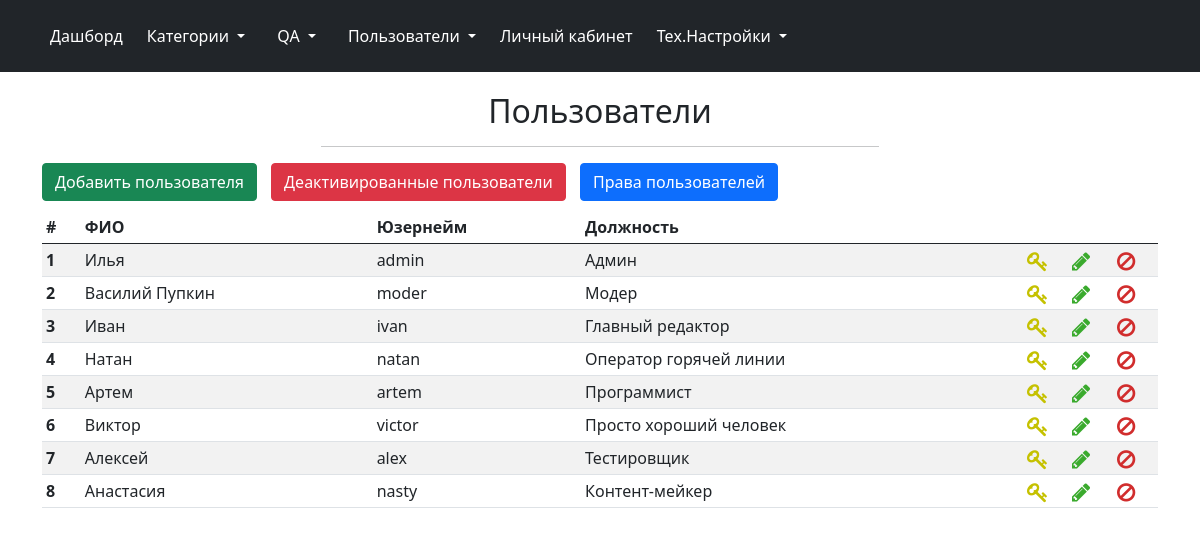
/admin/users (signed in), run on an earlier commit of the app's database.
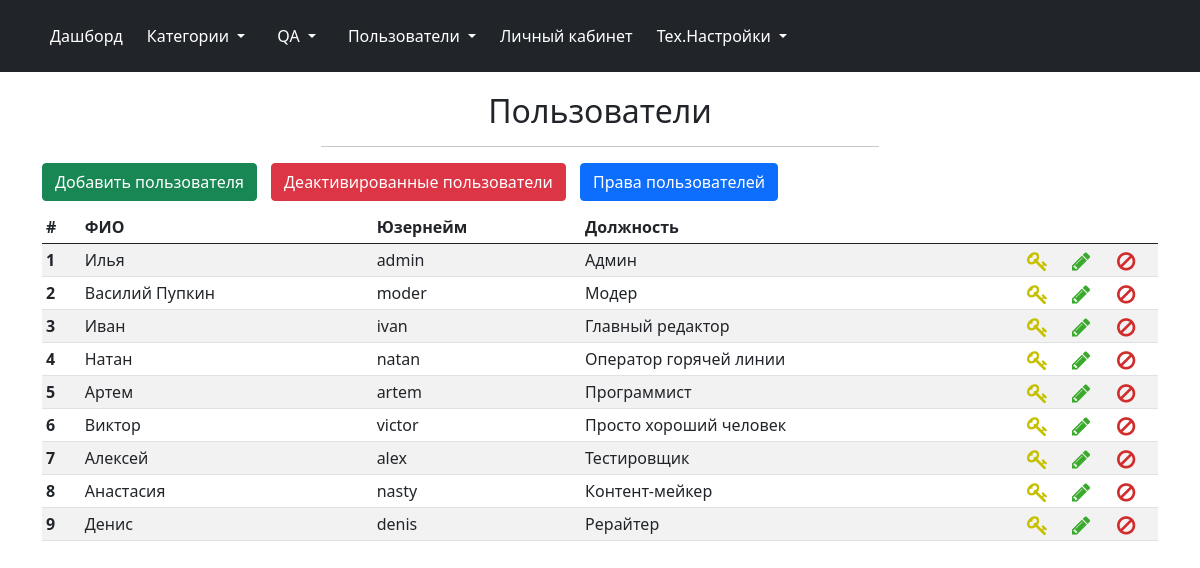
And on a later commit of the database.
### models.py (models this page shows, shortened)
class Users(db.Model, UserMixin):
    id = db.Column(db.Integer, primary_key=True)
    username = db.Column(db.String(30), nullable=False)
    name = db.Column(db.String(100), nullable=False)
    psswd = db.Column(db.Text, nullable=False)
    post = db.Column(db.String, nullable=False)
    is_deactivated = db.Column(db.Boolean, default = False)
    deactivation_date = db.Column(DateTime)
    right_category = db.Column(db.Boolean, default = False)
    right_users = db.Column(db.Boolean, default = False)
    right_qa = db.Column(db.Boolean, default = False)
    right_synonym = db.Column(db.Boolean, default=False)
    right_black_word = db.Column(db.Boolean, default=False)

### admin/admin.py (the view)
@admin.route('/users')
@login_required
def users():
    if not current_user.right_users:
        return render_template('admin/access_denied.html')
    add_user_form = forms.AddUserForm()
    edit_user_form = forms.EditUserForm()
    deactivate_user_form = forms.DeactivateUserForm()
    change_password_user_form = forms.ChangePasswordUserForm()
    try:
        users = Users.query.filter(Users.is_deactivated.is_(False))
    except (NameError, AttributeError):
        return "Ошибка чтения из БД"
    return render_template('admin/users.html', users=users, add_user_form=add_user_form, edit_user_form=edit_user_form,
                           deactivate_user_form=deactivate_user_form,
                           change_password_user_form=change_password_user_form)

### admin/admin.py (called while the page is built)
@admin.before_request
def before_request():
    if current_user.is_authenticated:
        if current_user.is_deactivated:
            logout_user()
            flash("Ваш аккаунт заблокирован. Для получения дополнительных сведений обратитесь к администратору",
                  category='danger')
            return redirect(url_for('.login'))

### app.py (called while the page is built)
@login_manager.user_loader
def load_user(user_id):
    return Users.query.get(user_id)

### admin/templates/admin/users.html (shortened to what this page needs)
{% extends 'admin/base.html' %}
{% import "admin/macros.html" as macros %}
{% block page_header %}
Пользователи
{% endblock %}
{% block body %}
<div class="btn_container">
	<button type="button" class="btn btn-success button_active" data-bs-toggle="modal" data-bs-target="#addModal">
		Добавить пользователя
	</button>
	<a href="{{ url_for('.users_deactivate') }}" class="btn btn-danger button_active">Деактивированные пользователи</a>
	<a href="{{ url_for('.users_rights') }}" class="btn btn-primary button_active">Права пользователей</a>
</div>
<table class="table table-striped table-sm">
	<thead>
		<tr>
			<th scope="col">#</th>
			<th scope="col">ФИО</th>
			<th scope="col">Юзернейм</th>
			<th scope="col">Должность</th>
			<th scope="col"></th>
			<th scope="col"></th>
			<th scope="col"></th>
		</tr>
	</thead>
	<tbody>
		{% for user in users %}
		<tr class="table_line_item" data-id="{{ user.id }}" data-name="{{ user.name }}" data-username="{{ user.username }}" data-post="{{ user.post }}">
			<th scope="row">{{ user.id }}</th>
			<td>{{ user.name }}</td>
			<td>{{ user.username }}</td>
			<td>{{ user.post }}</td>
			<td scope="col" width="45"><i class="fa fa-key fa-lg table_action_icon change_psswd_icon" aria-hidden="true" data-bs-toggle="modal" data-bs-target="#changePsswdModal" title="Сменить пароль при утере"></i></td>
			<td scope="col" width="45"><i class="fa fa-pencil fa-lg table_action_icon edit_icon" aria-hidden="true" data-bs-toggle="modal" data-bs-target="#editModal" title="Редактировать"></i></td>
			<td scope="col" width="45"><i class="fa fa-ban fa-lg table_action_icon delete_icon" aria-hidden="true" data-bs-toggle="modal" data-bs-target="#deactivateModal" title="Деактивировать"></i></td>
		</tr>
		{% endfor %}
	</tbody>
</table>
{% endblock %}

### admin/templates/admin/base.html (shortened to what this page needs)
<!DOCTYPE html>
<html lang="ru">
<head>
	<link href="https://cdn.jsdelivr.net/npm/bootstrap@5.0.1/dist/css/bootstrap.min.css" rel="stylesheet">
	<link rel="stylesheet" href="{{ url_for('static', filename='libraries/css/font-awesome.min.css') }}">
	<link rel="stylesheet" href="{{ url_for('.static', filename='css/style.css') }}">
</head>
<body>
	<header class="p-3 bg-dark text-white">
		<div class="container">
			<div class="d-flex flex-wrap align-items-center justify-content-center justify-content-lg-start">
				<ul class="nav col-12 col-lg-auto me-lg-auto mb-2 justify-content-center mb-md-0">
					<li><a href="{{ url_for('.index') }}" class="nav-link px-2 text-white">Дашборд</a></li>
					<li class="nav-item dropdown">
						<a class="nav-link dropdown-toggle text-white" href="{{ url_for('.category') }}" id="navbarDropdown" role="button" aria-expanded="false">
							Категории
						</a>
					</li>
					<li class="nav-item dropdown">
						<a class="nav-link dropdown-toggle text-white" href="{{ url_for('.qa') }}" id="navbarDropdown" role="button" aria-expanded="false">
							QA
						</a>
					</li>
					<li class="nav-item dropdown">
						<a class="nav-link dropdown-toggle text-white" href="{{ url_for('.users') }}" id="navbarDropdown" role="button" aria-expanded="false">
							Пользователи
						</a>
					</li>
					<li><a href="{{ url_for('.account') }}" class="nav-link px-2 text-white">Личный кабинет</a></li>
					<li class="nav-item dropdown">
						<span class="nav-link dropdown-toggle text-white" id="navbarDropdown" role="button" aria-expanded="false">
							Тех.Настройки
						</span>
					</li>
				</ul>
			</div>
		</div>
	</header>
	<div class="container">
		<div class="col-6 offset-3">
			<h2 class="account_title">{% block page_header %}{% endblock %}</h2>
			<hr>
		</div>
		{% block body %}{% endblock %}
	</div>
</body>
</html>

### admin/static/css/style.css (style rules this page uses)
header { margin-bottom: 20px; }
.delete_icon { color: #d12d2d; }
.edit_icon { color: #3aaa2d; }
.change_psswd_icon { color: #c5c100; }
.table_action_icon { cursor: pointer; }
.account_title, .change_psswd { text-align: center; }
.btn_container { margin-bottom: 10px; }
.button_active { margin-right: 10px; }

What changed in the data, as far as the page shows it:
added Users: name "Денис", username "denis", post "Рерайтер"
